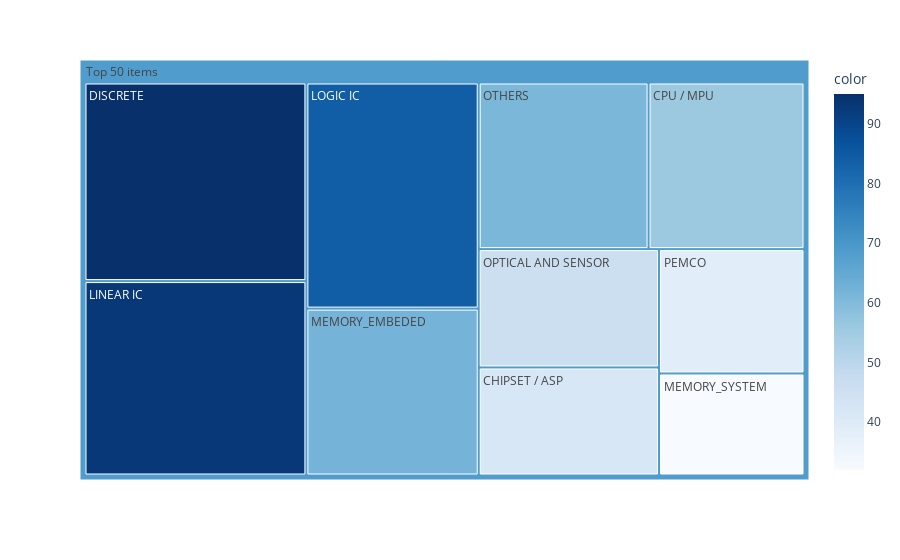

The notebook cell this image was saved under:
### Code cell
# importing required module
import plotly.express as px

# to have a same origin
df_table["all"] = "Top 50 items" 

# creating tree map using plotly
fig = px.treemap(df_table.head(50), path=['all', "items"], values='incident_count',
                  color=df_table["incident_count"].head(50), hover_data=['items'],
                  color_continuous_scale='Blues',
                )
# ploting the treemap
fig.show()

### Figure 1 — Plotly figure (JSON) as saved in the notebook; plotly's stock layout.template omitted (floating-point values rounded to 4 significant figures)
{"data": [{"branchvalues": "total", "customdata": [["CHIPSET / ASP", 42], ["CPU / MPU", 56], ["DISCRETE", 95], ["LINEAR IC", 93], ["LOGIC IC", 84], ["MEMORY_EMBEDED", 62], ["MEMORY_SYSTEM", 32], ["OPTICAL AND SENSOR", 46], ["OTHERS", 61], ["PEMCO", 39], ["(?)", 68.62]], "domain": {"x": [0, 1], "y": [0, 1]}, "hovertemplate": "labels=%{label}<br>incident_count=%{value}<br>parent=%{parent}<br>id=%{id}<br>items=%{customdata[0]}<br>color=%{color}<extra></extra>", "ids": ["Top 50 items/CHIPSET / ASP", "Top 50 items/CPU / MPU", "Top 50 items/DISCRETE", "Top 50 items/LINEAR IC", "Top 50 items/LOGIC IC", "Top 50 items/MEMORY_EMBEDED", "Top 50 items/MEMORY_SYSTEM", "Top 50 items/OPTICAL AND SENSOR", "Top 50 items/OTHERS", "Top 50 items/PEMCO", "Top 50 items"], "labels": ["CHIPSET / ASP", "CPU / MPU", "DISCRETE", "LINEAR IC", "LOGIC IC", "MEMORY_EMBEDED", "MEMORY_SYSTEM", "OPTICAL AND SENSOR", "OTHERS", "PEMCO", "Top 50 items"], "marker": {"coloraxis": "coloraxis", "colors": [42, 56, 95, 93, 84, 62, 32, 46, 61, 39, 68.62]}, "name": "", "parents": ["Top 50 items", "Top 50 items", "Top 50 items", "Top 50 items", "Top 50 items", "Top 50 items", "Top 50 items", "Top 50 items", "Top 50 items", "Top 50 items", ""], "type": "treemap", "values": [42, 56, 95, 93, 84, 62, 32, 46, 61, 39, 610]}], "layout": {"coloraxis": {"colorbar": {"title": {"text": "color"}}, "colorscale": [[0, "rgb(247,251,255)"], [0.125, "rgb(222,235,247)"], [0.25, "rgb(198,219,239)"], [0.375, "rgb(158,202,225)"], [0.5, "rgb(107,174,214)"], [0.625, "rgb(66,146,198)"], [0.75, "rgb(33,113,181)"], [0.875, "rgb(8,81,156)"], [1, "rgb(8,48,107)"]]}, "legend": {"tracegroupgap": 0}, "margin": {"t": 60}}}
